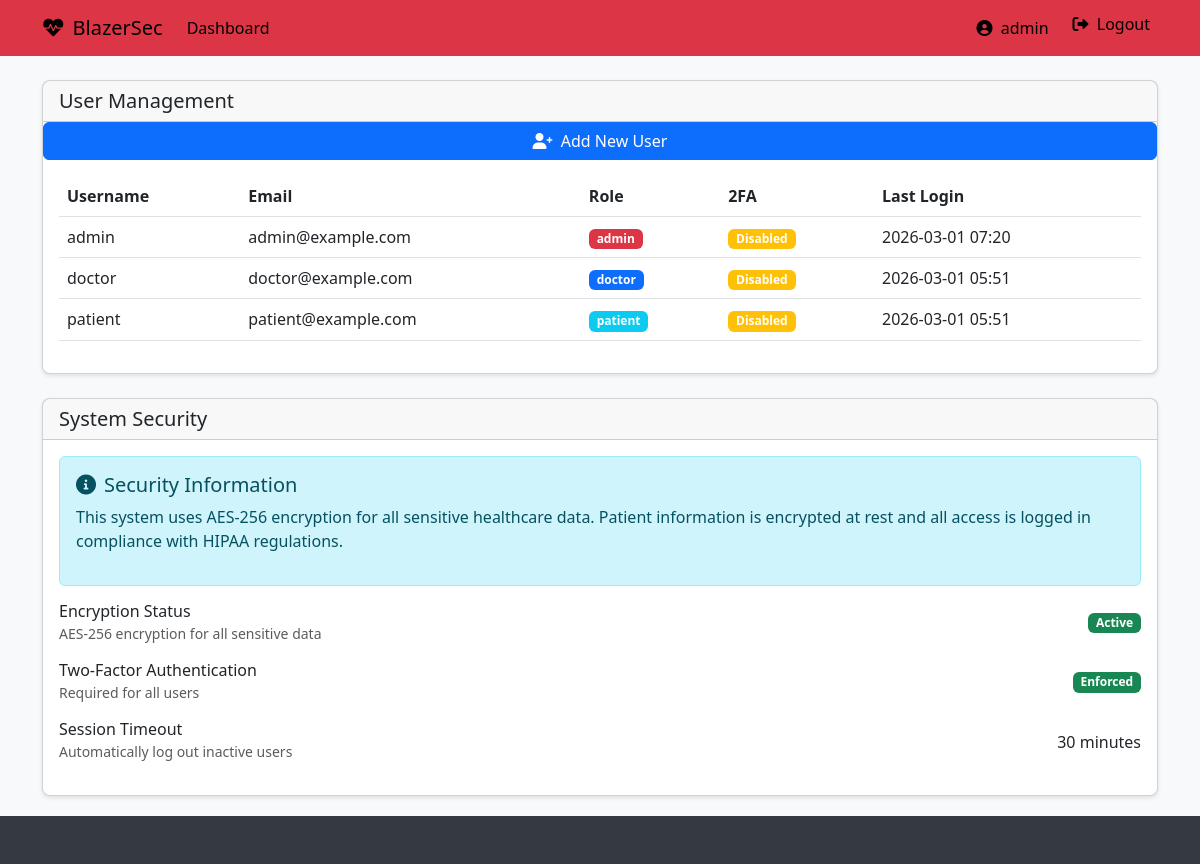
The app's page /case2 (signed in), older data.
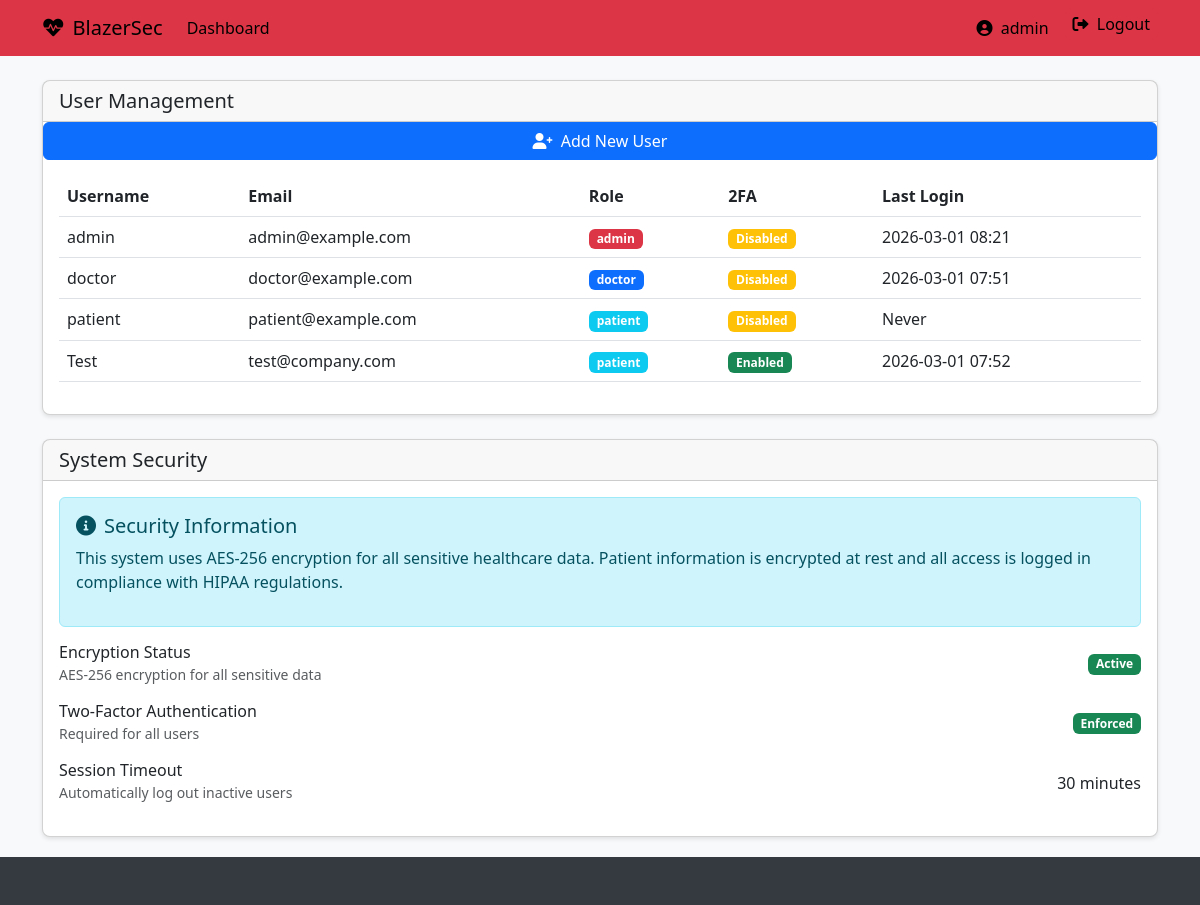
The same page, newer data.
### app.py (models this page shows, shortened)
class User(db.Model, UserMixin):
    id = db.Column(db.Integer, primary_key=True)
    username = db.Column(db.String(80), unique=True, nullable=False)
    user_first_name = db.Column(db.String(80), nullable = False)
    user_last_name = db.Column(db.String(80), nullable = False)
    password_hash = db.Column(db.String(128), nullable=False)
    email = db.Column(db.String(120), unique=True, nullable=False)
    role = db.Column(db.String(20), nullable=False, default='patient')  # admin, doctor, patient
    totp_secret = db.Column(db.String(32), nullable=True)  # For 2FA
    is_active = db.Column(db.Boolean, default=True)
    created_at = db.Column(db.DateTime, default=datetime.now)
    last_login = db.Column(db.DateTime, nullable=True)
    patient = db.relationship('Patient', backref='user', uselist=False)

### app.py (the view)
@app.route('/case2', methods=['GET', 'POST'])
@login_required
@role_required(['admin'])
def case2():
    users = User.query.all()
    return render_template('case2.html', users=users)

### app.py (called while the page is built)
@login_manager.user_loader
def load_user(user_id):
    return User.query.get(int(user_id))

def role_required(roles):
    def decorator(f):
        @functools.wraps(f)
        def decorated_function(*args, **kwargs):
            if not current_user.is_authenticated or current_user.role not in roles:
                logger.warning(f"Unauthorized access attempt to {request.path} by user {current_user.id if current_user.is_authenticated else 'anonymous'}")
                abort(403)  # Forbidden
            return f(*args, **kwargs)
        return decorated_function
    return decorator

@app.after_request
def add_security_headers(response):
    response.headers['X-Content-Type-Options'] = 'nosniff'
    response.headers['X-Frame-Options'] = 'SAMEORIGIN'
    response.headers['X-XSS-Protection'] = '1; mode=block'
    response.headers['Strict-Transport-Security'] = 'max-age=31536000; includeSubDomains'
    response.headers['Content-Security-Policy'] = "default-src 'self'; script-src 'self' cdn.jsdelivr.net; style-src 'self' cdn.jsdelivr.net; img-src 'self' data:;"
    response.headers['Referrer-Policy'] = 'strict-origin-when-cross-origin'
    return response

### templates/case2.html (shortened to what this page needs)
{% extends 'base.html' %}
{% block content %}
<div class="row">
    <div class="col-12">
        <div class="card mb-4">
            <div class="card-header">
                <h5 class="mb-0">User Management</h5>
            </div>
            <a href="{{ url_for('add_user') }}" class="btn btn-primary">
                <i class="fas fa-user-plus me-1"></i> Add New User
            </a>
            <div class="card-body">
                <div class="table-responsive">
                    <table class="table table-hover">
                        <thead>
                            <tr>
                                <th>Username</th>
                                <th>Email</th>
                                <th>Role</th>
                                <th>2FA</th>
                                <th>Last Login</th>
                            </tr>
                        </thead>
                        <tbody>
                            {% for user in users %}
                            <tr>
                                <td>{{ user.username }}</td>
                                <td>{{ user.email }}</td>
                                <td>
                                    <span class="badge bg-{% if user.role == 'admin' %}danger{% elif user.role == 'doctor' %}primary{% else %}info{% endif %}">
                                        {{ user.role }}
                                    </span>
                                </td>
                                <td>
                                    {% if user.totp_secret %}
                                    <span class="badge bg-success">Enabled</span>
                                    {% else %}
                                    <span class="badge bg-warning">Disabled</span>
                                    {% endif %}
                                </td>
                                <td>{{ user.last_login.strftime('%Y-%m-%d %H:%M') if user.last_login else 'Never' }}</td>
                            </tr>
                            {% endfor %}
                        </tbody>
                    </table>
                </div>
            </div>
        </div>
    </div>
</div>
<div class="row">
    <div class="col-12">
        <div class="card">
            <div class="card-header">
                <h5 class="mb-0">System Security</h5>
            </div>
            <div class="card-body">
                <div class="alert alert-info">
                    <h5><i class="fas fa-info-circle me-2"></i>Security Information</h5>
                    <p>This system uses AES-256 encryption for all sensitive healthcare data. Patient information is encrypted at rest and all access is logged in compliance with HIPAA regulations.</p>
                </div>
                <div class="d-flex align-items-center justify-content-between mb-3">
                    <div>
                        <h6 class="mb-0">Encryption Status</h6>
                        <small class="text-muted">AES-256 encryption for all sensitive data</small>
                    </div>
                    <span class="badge bg-success">Active</span>
                </div>
                <div class="d-flex align-items-center justify-content-between mb-3">
                    <div>
                        <h6 class="mb-0">Two-Factor Authentication</h6>
                        <small class="text-muted">Required for all users</small>
                    </div>
                    <span class="badge bg-success">Enforced</span>
                </div>
                <div class="d-flex align-items-center justify-content-between mb-3">
                    <div>
                        <h6 class="mb-0">Session Timeout</h6>
                        <small class="text-muted">Automatically log out inactive users</small>
                    </div>
                    <span>30 minutes</span>
                </div>
            </div>
        </div>
    </div>
</div>
{% endblock %}

### templates/base.html (shortened to what this page needs)
<!DOCTYPE html>
<html lang="en">
<head>
    <link href="https://cdn.jsdelivr.net/npm/bootstrap@5.3.0-alpha1/dist/css/bootstrap.min.css" rel="stylesheet">
    <link rel="stylesheet" href="https://cdnjs.cloudflare.com/ajax/libs/font-awesome/6.0.0/css/all.min.css">
</head>
<body>
    <nav class="navbar navbar-expand-lg navbar-dark mb-4">
        <div class="container">
            <a class="navbar-brand" href="{{ url_for('index') }}">
                <i class="fas fa-heartbeat me-2"></i>BlazerSec
            </a>
            <div class="collapse navbar-collapse" id="navbarNav">
                <ul class="navbar-nav me-auto">
                    {% if current_user.is_authenticated %}
                        <li class="nav-item">
                            <a class="nav-link" href="{{ url_for('dashboard') }}">Dashboard</a>
                        </li>
                    {% endif %}
                </ul>
                <ul class="navbar-nav">
                    {% if current_user.is_authenticated %}
                        <li class="nav-item">
                            <a class="nav-link" href="{{ url_for('profile') }}">
                                <i class="fas fa-user-circle me-1"></i> {{ current_user.username }}
                            </a>
                        </li>
                        <li class="nav-item">
                            <a class="nav-link btn-logout py-1 px-2 ms-2 rounded" href="{{ url_for('logout') }}">
                                <i class="fas fa-sign-out-alt me-1"></i> Logout
                            </a>
                        </li>
                    {% endif %}
                </ul>
            </div>
        </div>
    </nav>
    <div class="container">
        {% block content %}{% endblock %}
    </div>
    <footer class="footer mt-auto py-3">
    </footer>
</body>
</html>

### templates/base.html (style rules this page uses)
body { background-color: #f8f9fa; font-family: 'Segoe UI', Tahoma, Geneva, Verdana, sans-serif; }
.navbar { color: black; background-color: #dc3545; border-color: #dc3545; }
.navbar-brand, .nav-link { color: black !important; background-color: #dc3545; }
.card { border-radius: 8px; box-shadow: 0 2px 4px rgba(0, 0, 0, 0.1); margin-bottom: 20px; }
.footer { background-color: #343a40; color: white; padding: 15px 0; margin-top: 30px; }
.btn-logout { color: white; background-color: #dc3545; border-color: #dc3545; }

Row changes from the older to the newer data that the page shows:
changed User "admin": last_login "2026-03-01 07:20" → "2026-03-01 08:21"
changed User "doctor": last_login "2026-03-01 05:51" → "2026-03-01 07:51"
changed User "patient@example.com": last_login "2026-03-01 05:51" → "Never"
added User: username "Test", email "test@company.com", role "patient", shows "Enabled", last_login "2026-03-01 07:52"
